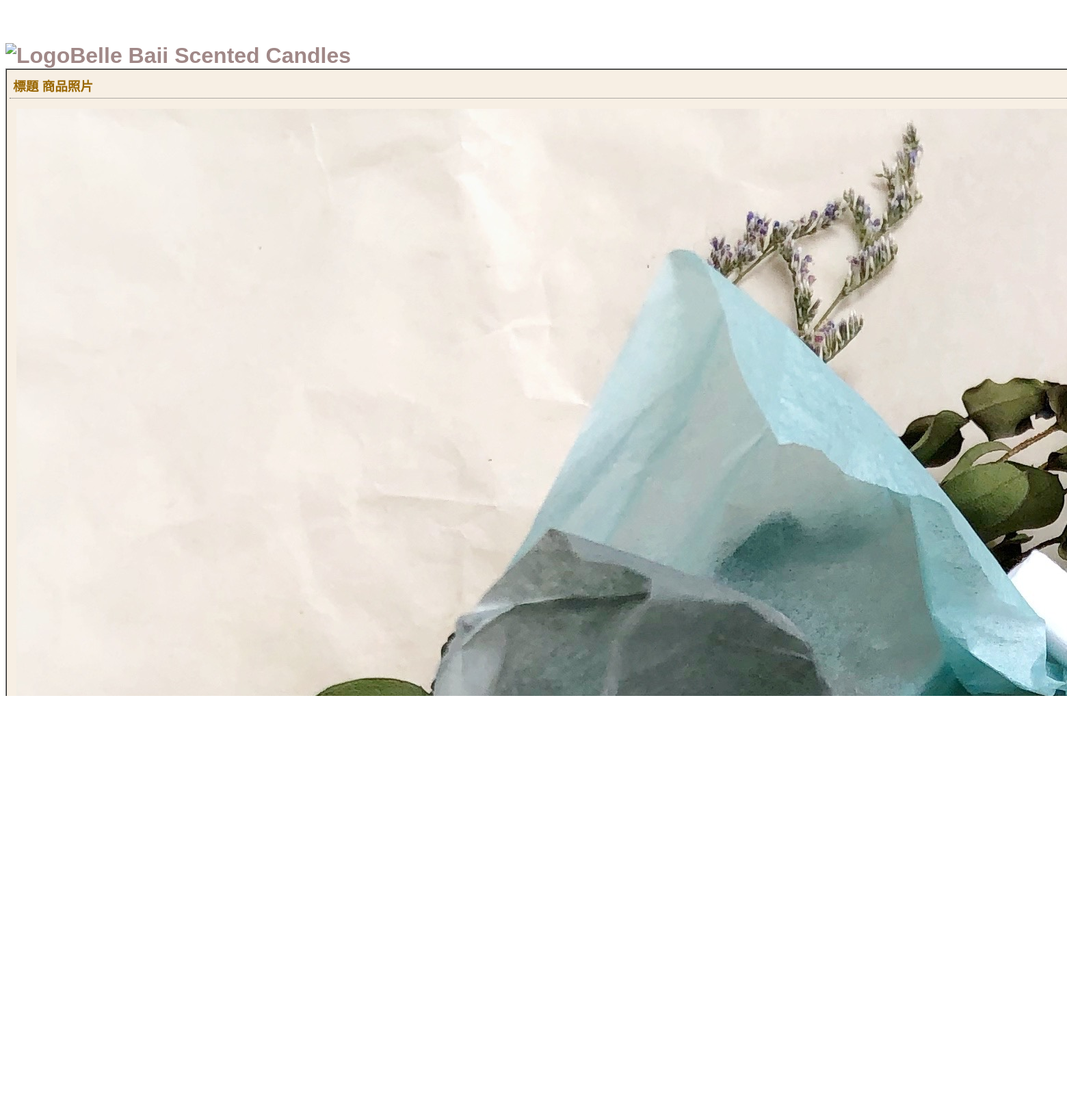
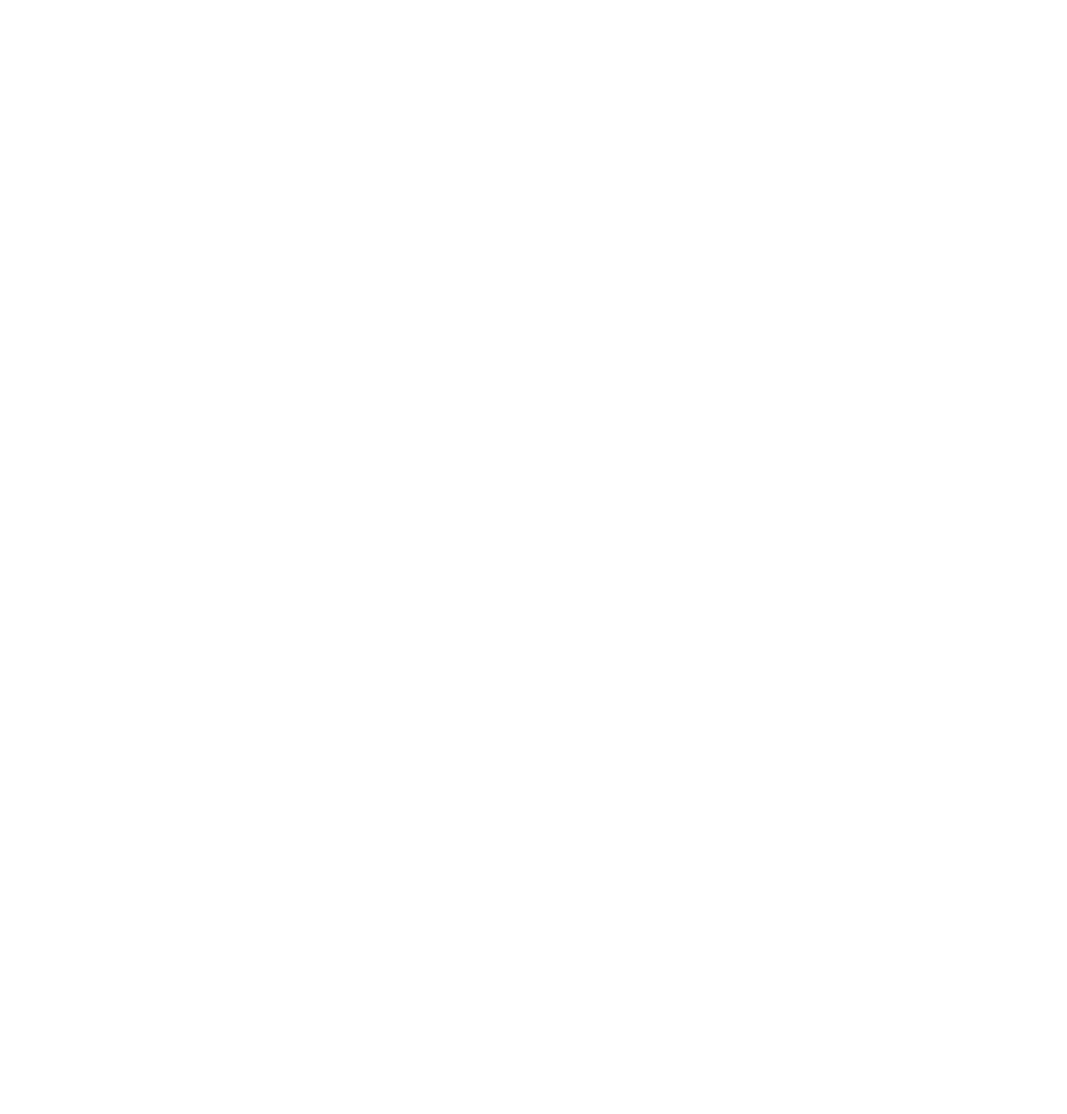
The page /albumphoto/2/1/ on the database its author committed (2 pictures, top to bottom).
### myapp/models.py (models this page shows, shortened)
class PhotoModel(models.Model):
    palbum = models.ForeignKey('AlbumModel', on_delete=models.CASCADE)
    psubject = models.CharField(max_length=100, null=False)
    pdate = models.DateTimeField(auto_now=True)
    purl = models.CharField(max_length=100, null=False)
    phit = models.IntegerField(default=0)

class AlbumModel(models.Model):
    adate = models.DateTimeField(auto_now=True)
    alocation = models.CharField(max_length=200, blank=True, default='')
    atitle = models.CharField(max_length=100, null=False)
    adesc = models.TextField(blank=True, default='')

### myapp/views.py (the view)
# urls.py: path('albumphoto/<int:photoid>/<int:albumid>/', views.albumphoto),
def albumphoto(request, photoid=None, albumid=None):       # 顯示單張相片
	album = albumid    # 以區域變數傳送給 html
	photo = models.PhotoModel.objects.get(id=photoid)      # 取得點選的相片
	photo.phit += 1    # 點擊數加1
	photo.save()       # 儲存資料
	return render(request, "albumphoto.html", locals())

### templates/albumphoto.html (shortened to what this page needs)
{% extends "albumbase.html" %}
{% load static %}
{% block content %}
  <div class="subjectDiv">標題 {{photo.palbum.atitle}}</div>
    <div class="photoDiv"><img src="/media/{{photo.purl}}" /></div>
    <div class="normalDiv">
      <p align="center">{{photo.psubject}}</p>
    </div>
{% endblock %}

### static/css/albumstyle.css (style rules this page uses)
#mainRegion p { font-family:"黑体", SimHei, sans-serif; font-size: 10pt; line-height: 20px; margin-top: 0px; margin-bottom: 5px; }
#mainRegion .normalDiv { clear: both; margin: 5px; }
#mainRegion .subjectDiv { font-family:"黑体", SimHei, sans-serif; font-size: 14pt; font-weight: bold; color: #996600; padding: 5px; clear: both; border-bottom-width: 1px; border-bottom-style: dotted; border-bottom-color: #666666; margin-bottom: 5px; }
#mainRegion .photoDiv { text-align: center; padding: 10px; }

### rows shown on the page
PhotoModel: palbum.atitle "商品照片", purl (picture)
